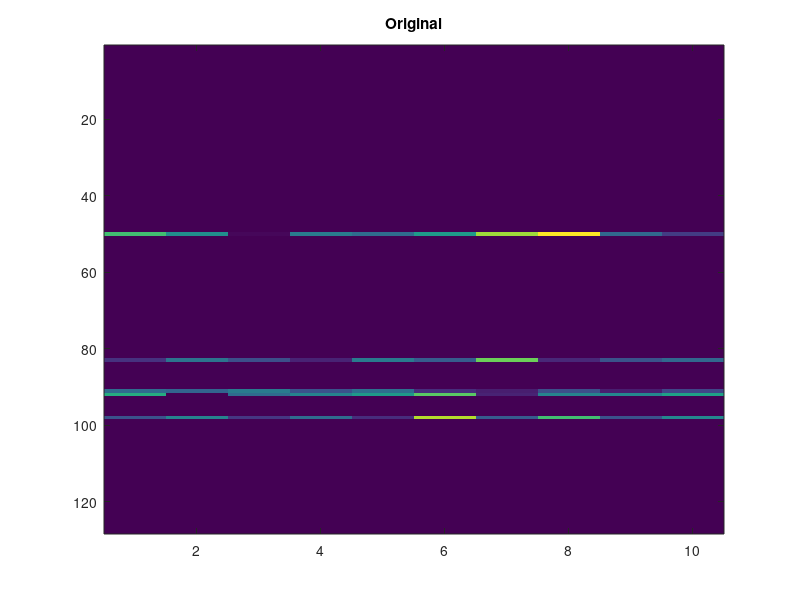

This figure's MATLAB source: (Note: this script raises an error after producing the figure.)
clear all; close all; clc;
set(0,'DefaultFigureWindowStyle','docked');
k = 5; r = 5; Ns = 10;

U = zeros(128,r);
index = randperm(128);

U(index(1:k),:) = randn(k,r);

X = U*randn(r,Ns); % original matrix
Xhat = fft(X,[],1); % in k space

figure(1); imagesc(abs(X));title('Original'); 

sampset = randperm(length(Xhat(:)));
sampset = sampset(1:(128+Ns*k+Ns-2*k)*k); % 6kr
b = Xhat(sampset);

% %% cvx
% lambda1 = 1e-6; lambda2 = 1e-5;
% % b1 = zeros(128,Ns); b1(sampset) = b;
% cvx_begin
%     variable xc(128,Ns)
%     xch = dftmtx(128)*xc;
%     minimize( lambda1*norm(xc,1) +  lambda2*norm_nuc(xc) )
%     subject to 
%           xch(sampset) == b;
%     %xc == ifft(b1,[],1); %l21nrm_cvx check % xch = fft(xc,[],1); xch(sampset) == b;
% cvx_end
% figure(2); imagesc(abs((xc))); title('Rank+Sparsity CVX'); 
%  return
% %% nuclear only
% mu1 = 1e-7; mu2 = 1e-8;
% X1 = main_sajan(Xhat,b,sampset,mu1,mu2);
% %figure(3); imagesc(abs((X1))); title('Rank only'); %clear X1
% X2 = flipud(X1); X2 = circshift(X2,[1 0]); 
% figure(4); imagesc(abs((X2))); 
% % return
% % %% l2l1 only
% % mu1 = 0; mu2 = 1e-3;
% % [e2,X1] = main_sajan(Xhat,b,sampset,mu1,mu2);
% % figure(4); imagesc(abs(ifft(X1,[],1))); title('Sparsity only'); clear X1
% % %% nuclear + l2l1
% % mu1 = 0.06; mu2 = 0.005;
% % [e3,X1] = main_sajan(Xhat,b,sampset,mu1,mu2);
% % figure(5); imagesc(abs(ifft(X1,[],1))); title('Rank+Sparsity'); clear X1

%% svt approach
Np = k+1;
lambda = 0.5; %regularization parameter
beta = 1e-2; %ADMM parameter

Q = @(x) giveConcatHankMtx(x,Np);
Qt = @(x) giveAvgConcatHank(x,Np);
A = @(x) x(sampset);
At = @(b) Atranspose(b,sampset,128,Ns);

Atb = At(b);
x = Atb;   figure(12);imagesc(abs(ifft(x,[],1)));% init recon
Qx = Q(x);
G = zeros(size(Qx)); %lagrange multiplier
Z = zeros(size(Qx)); %aux variable
AtA = zeros(size(Xhat)); AtA(sampset)=1;
QtQ = Qt(Q(ones(size(Xhat)))); % why ones?

cost = [];
constraint = [];
err = [];

quad = AtA + lambda*beta*QtQ;
quadinv = 1./quad;
    
for i=1:100
    %X subproblem
    x = quadinv.*(Atb + lambda*beta*(Qt(Z-G))); % recon in k space
    
    figure(6); imagesc(abs(ifft(x,[],1))); title('SVT solution');pause(0.1);
    
    %Calculate error--switch off to save comp time
    Qx = Q(x);
    %[~, S, ~] = svd(Qx,'econ');
    %nuclear = norm(diag(S),1);     diff = A(x)-b;
    %thiscost = 0.5*norm(diff(:)).^2 + lambda*nuclear; %objective function
    %cost = [cost,thiscost];
    err = [err, norm(x-Xhat,'fro')/norm(x,'fro')];
    %figure(12); plot(cost); title('cost');
    %figure(13); imagesc(fftshift(log(1+abs(x)))); colorbar;
    %figure(14); plot(diag(S)); title('sing vals');
    %figure(15); plot(err); title('error');
    
    %Shrinkage step
    Z = Qx + G;
    [U, S, V] = svd(Z,'econ');
    s = diag(S);
    s0 = shrink1(s,1/beta);
    Z = U*diag(s0)*V';
    
    G = G + Qx - Z;
end
%-mag2db([e1 e2 e3 err(end)])